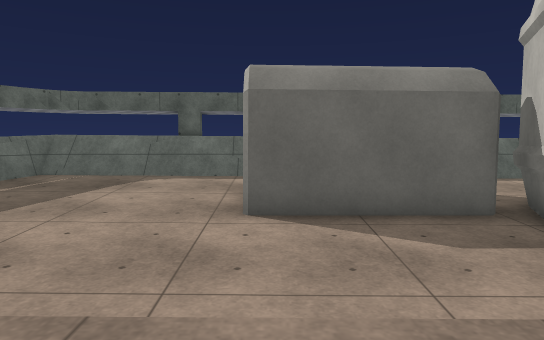
view 1 (above)

16 first-person views from a walk through a 3-D level made in the Unity game engine. The camera is 1.2 m above the floor, tilts 4° down and sees 70° across. The floor is counted in squares, 1 m on a side. Each view is taken from the middle of a square. On the plan, view 1 faces up. The plan holds only what a view shows up to about 15 squares ahead; the rest is blank. The place goes on beyond the plan. The player character is not drawn. Some animated figures are left out. Some surface patterns are stand-ins.

view 2
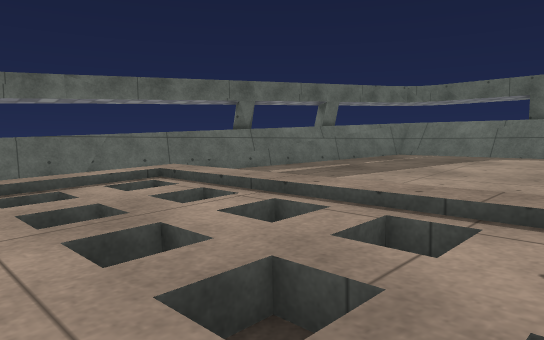

view 3
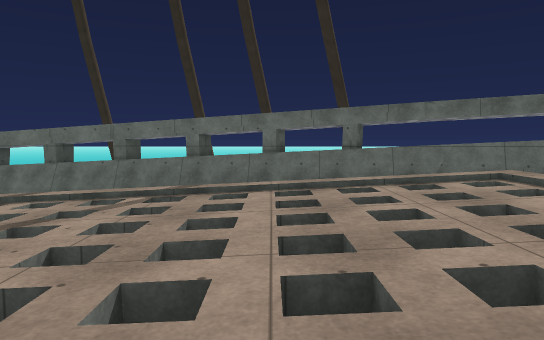

view 4
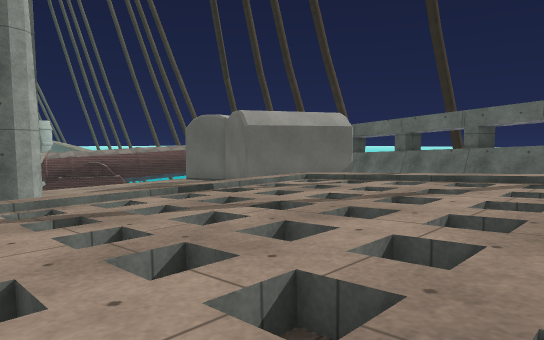

view 5
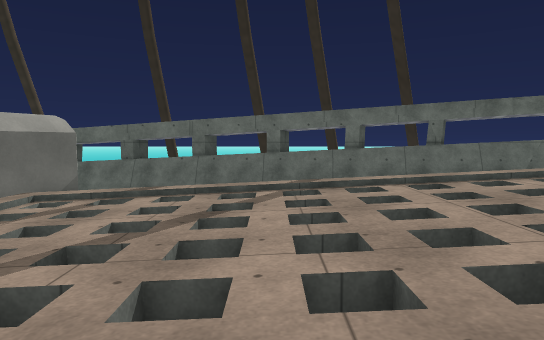

view 6
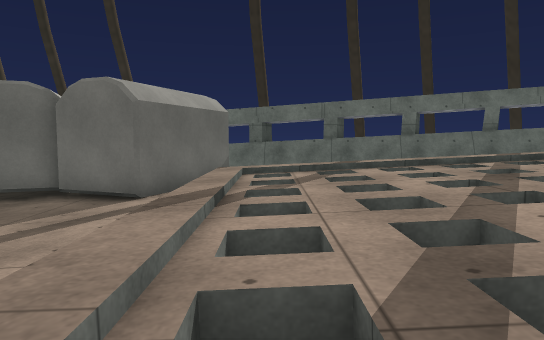

view 7
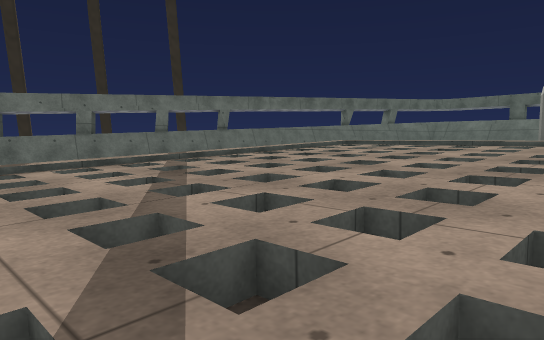

view 8
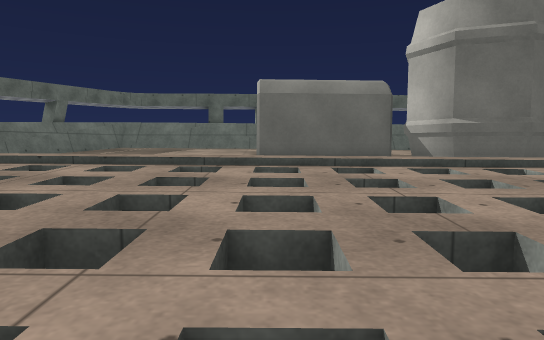

view 9
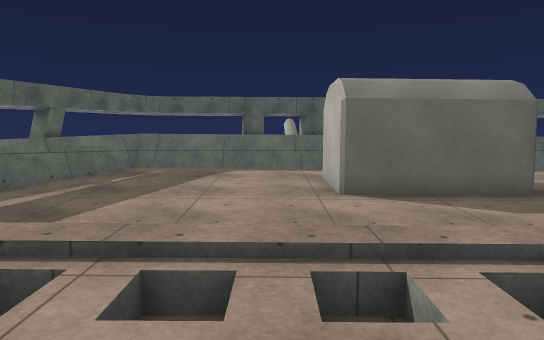

view 10
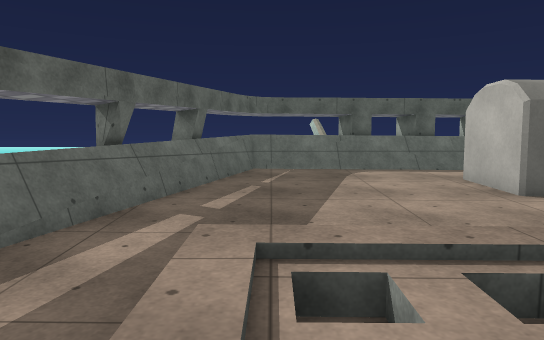

view 11
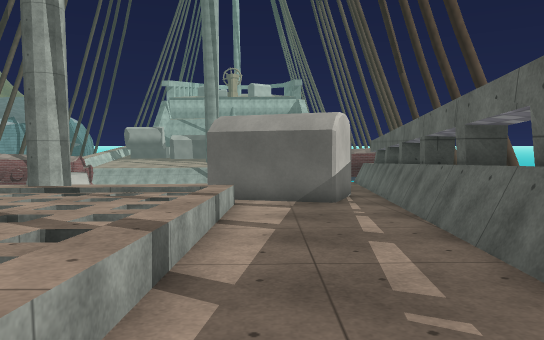

view 12
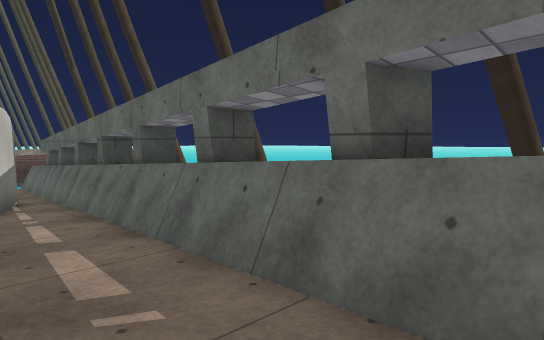

view 13
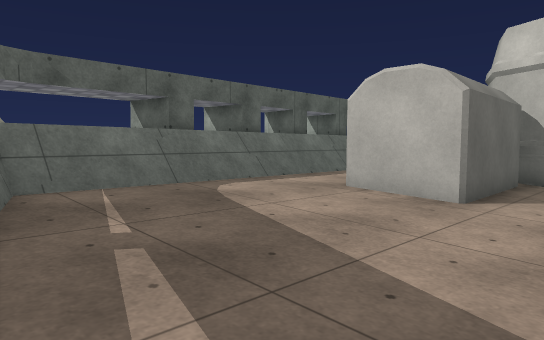

view 14
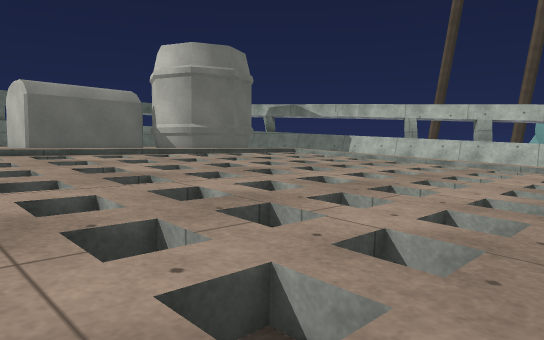

view 15
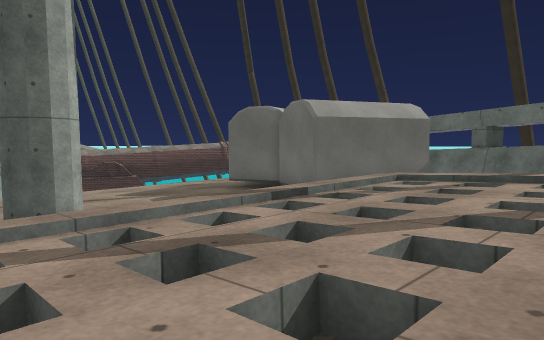

view 16
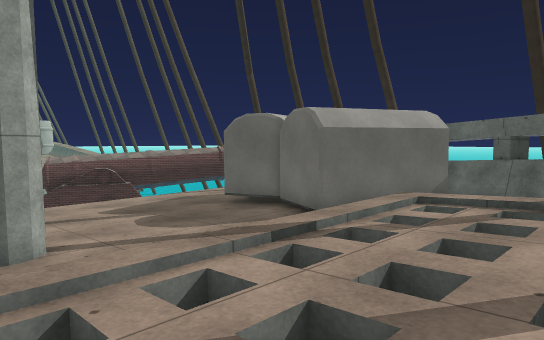

### Floor plan
Key: @ floor where view 1 was taken; # wall or solid block; . main floor; : floor 0.25 m higher than the main floor; - floor 0.25 m lower than the main floor; _ floor 0.5 m lower than the main floor; < floor 0.75 m lower than the main floor; ( floor 1 m lower than the main floor; ! floor 1.25 m lower than the main floor; / step, stairs or slope; = window, fence, low wall or low ledge.
Columns run from 13 left of view 1 to 3 right of it. Each row starts with its distance up from view 1.
 12       #
 11      ############
 10      #=::::::::
  9     ##/:::::.#
  8     #=.......#
  7     #=.......####
  6    ##............
  5    #=..........--
  4    #=...---------
  3    =/--    -----
  2   #=--///////////
  1   #= -/////./////
  0   #=  //.....@...
 -1   #=  /////./////
 -2   #= _///_/./_///
 -3   =_  /////-/////
 -4  ##__ /////-/////
 -5  #=___///_/-/_///
 -6  #=___///////////
 -7  ##__<///////____
 -8  #=<<<///////////
 -9  #=<<<#/////////
-10  #=<<<///////////
-11  =<<<(=//////////
-12 ##((((=//////(///
-13  #((((=_________
-14  =(####
-15 ####  ##((!!!
-16 ##     #!!!!! #
-17 #            ##

Positions as (right, up) in squares from view 1, and headings:
1: (0, 0), facing up
2: (0, -2), facing up-left
3: (3, -4), facing left
4: (3, -5), facing down-left
5: (3, -7), facing left
6: (3, -12), facing left
7: (3, -12), facing up-left
8: (0, -6), facing up
9: (-2, -2), facing up
10: (-6, -2), facing up
11: (-8, -2), facing down
12: (-8, -2), facing down-left
13: (-8, 4), facing up-right
14: (-4, -9), facing up-right
15: (3, -8), facing down-left
16: (2, -9), facing down-left
